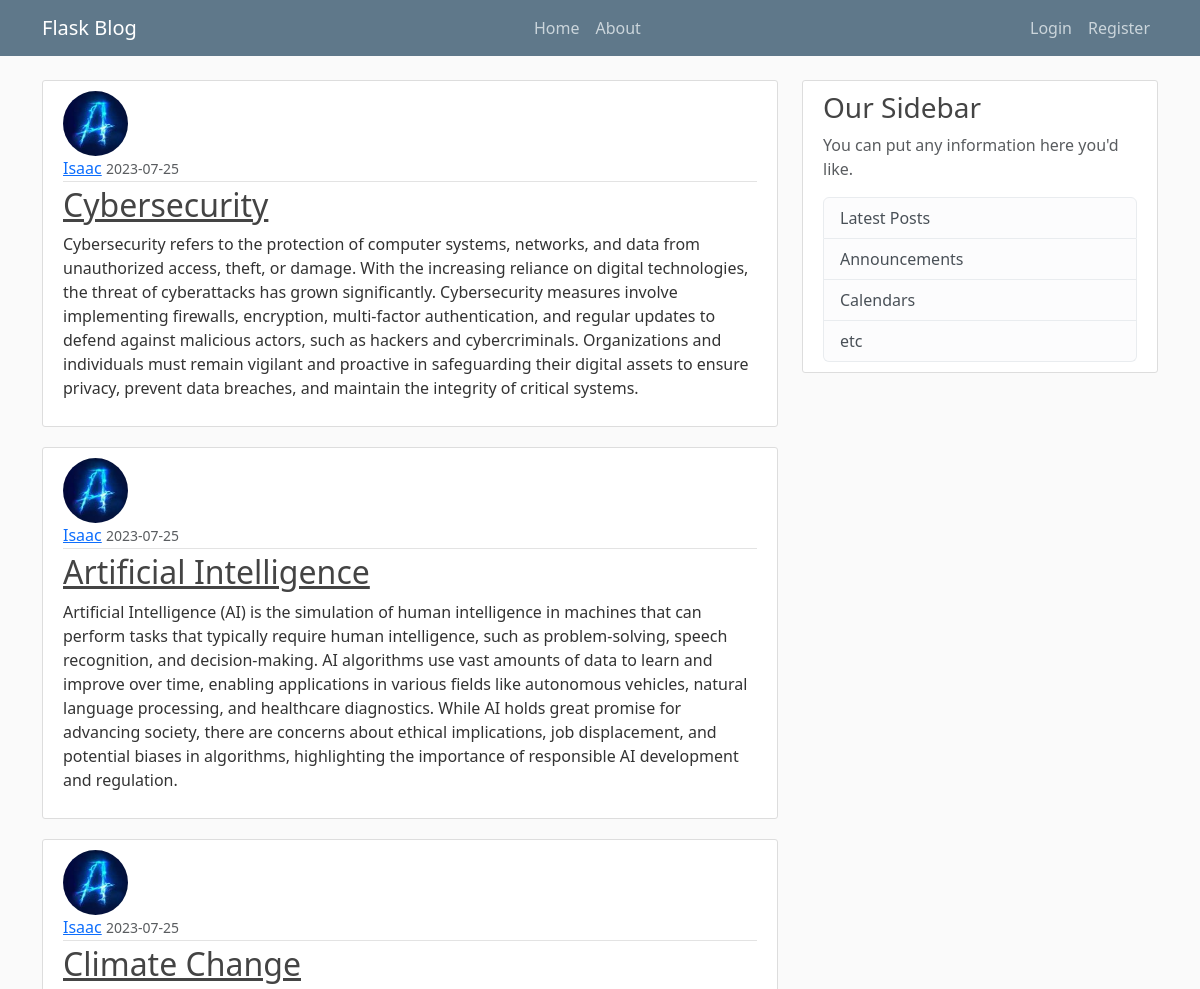
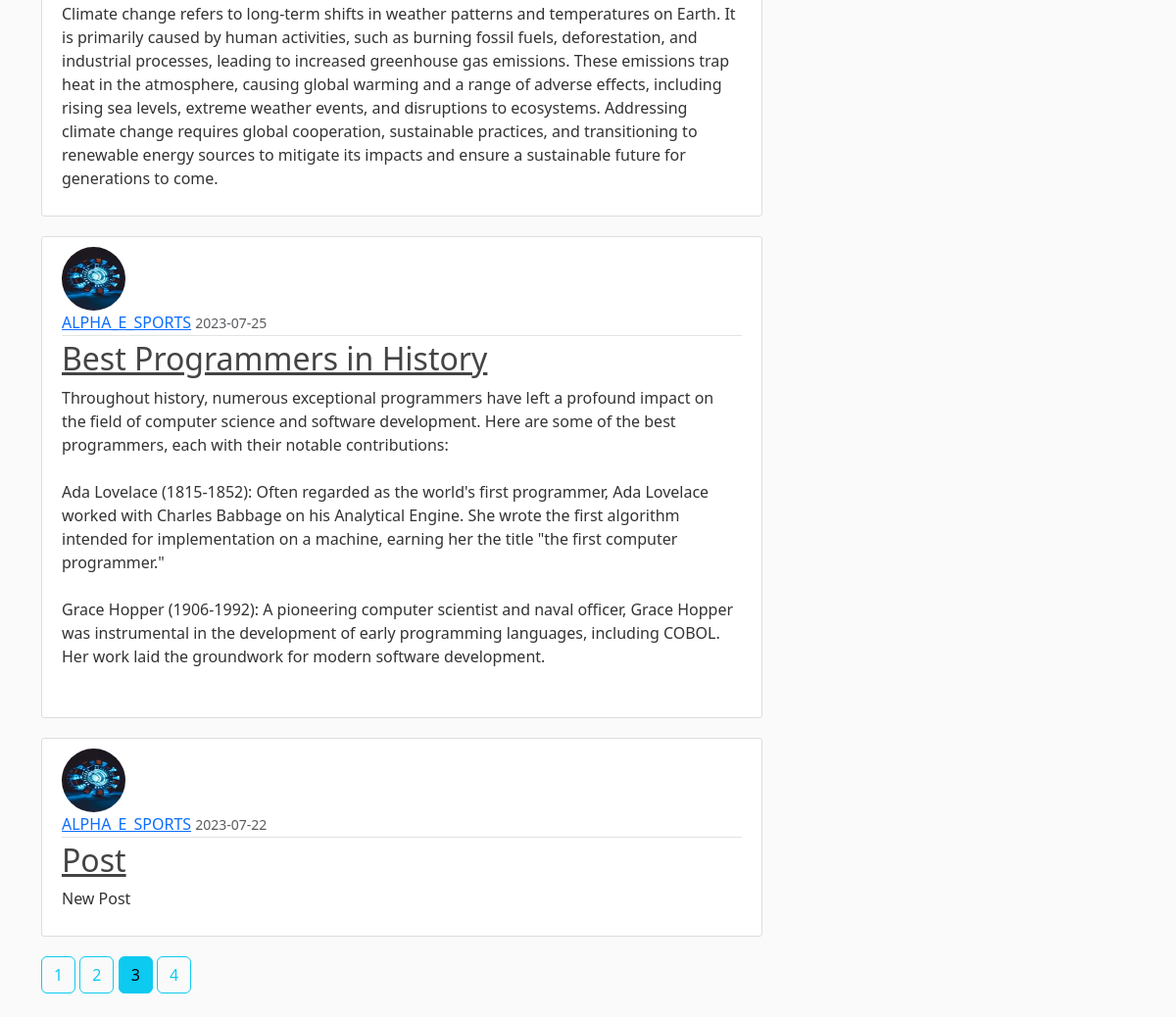
Screenshot of /home?page=3 with the database file from the repository (2 pictures, top to bottom).
### FlaskBlog/models.py (models this page shows, shortened)
class Post(db.Model):
    id = db.Column(db.Integer, primary_key=True)
    title = db.Column(db.String(100), nullable=False)
    date_posted = db.Column(db.DateTime, nullable=False, default=datetime.utcnow)
    content = db.Column(db.Text, nullable=False)
    user_id = db.Column(db.Integer, db.ForeignKey('user.id'), nullable=False)

class User(db.Model, UserMixin):
    id = db.Column(db.Integer, primary_key=True)
    username = db.Column(db.String(20), unique=True, nullable=False)
    email = db.Column(db.String(120), unique=True, nullable=False)
    image_file = db.Column(db.String(20), nullable=False, default='default.jpg')
    password = db.Column(db.String(60), nullable=False)
    posts = db.relationship('Post', backref='author', lazy=True)

### FlaskBlog/routes.py (the view)
@app.route("/")
@app.route("/home")
def home():
    page = request.args.get('page', 1, type=int)
    posts = Post.query.order_by(Post.date_posted.desc()).paginate(page=page, per_page=5)
    return render_template('home.html', posts=posts)

### FlaskBlog/templates/home.html
{% extends "layout.html" %}
{% block content %}
    {% for post in posts.items %}
        <article class="media content-section">
          <img class="rounded-circle article-img" src="{{ url_for('static', filename='profile_pic/' + post.author.image_file) }}">
          <div class="media-body">
            <div class="article-metadata">
              <a class="mr-2" href="{{ url_for('user_posts', username=post.author.username) }}">{{ post.author.username }}</a>
              <small class="text-muted">{{ post.date_posted.strftime('%Y-%m-%d') }}</small>
            </div>
            <h2><a class="article-title" href="{{ url_for('post', post_id=post.id) }}">{{ post.title }}</a></h2>
            <p class="article-content">{{ post.content }}</p>
          </div>
        </article>
    {% endfor %}
    {% for page_num in posts.iter_pages(left_edge=1, right_edge=1, left_current=1, right_current=2) %}
      {% if page_num %}
        {% if posts.page == page_num %}
          <a class="btn btn-info mb-4" href="{{ url_for('home', page=page_num) }}">{{ page_num }}</a>
        {% else %}
          <a class="btn btn-outline-info mb-4" href="{{ url_for('home', page=page_num) }}">{{ page_num }}</a>
        {% endif %}
      {% else %}
        ...
      {% endif %}
    {% endfor %}
{% endblock content %}

### FlaskBlog/static/main.css (style rules this page uses)
body { background: #fafafa; color: #333333; margin-top: 5rem; }
h1, h2, h3, h4, h5, h6 { color: #444444; }
.content-section { background: #ffffff; padding: 10px 20px; border: 1px solid #dddddd; border-radius: 3px; margin-bottom: 20px; }
.article-title { color: #444444; }
.article-content { white-space: pre-line; }
.article-img { height: 65px; width: 65px; margin-right: 16px; }
.article-metadata { padding-bottom: 1px; margin-bottom: 4px; border-bottom: 1px solid #e3e3e3 }

### rows the page displays
Post: image_file (picture), author.username "Isaac", date_posted "2023-07-25", title "Cybersecurity", content "Cybersecurity refers to the protection of computer systems, networks, and data from unauthorized access, theft, or damage. With the increasing reliance on digital technologies, the threat of cyberattacks has grown significantly. Cybersecurity measures involve implementing firewalls, encryption, multi-factor authentication, and regular updates to defend against malicious actors, such as hackers and cybercriminals. Organizations and individuals must remain vigilant and proactive in safeguarding their digital assets to ensure privacy, prevent data breaches, and maintain the integrity of critical systems."
Post: image_file (picture), author.username "Isaac", date_posted "2023-07-25", title "Artificial Intelligence", content "Artificial Intelligence (AI) is the simulation of human intelligence in machines that can perform tasks that typically require human intelligence, such as problem-solving, speech recognition, and decision-making. AI algorithms use vast amounts of data to learn and improve over time, enabling applications in various fields like autonomous vehicles, natural language processing, and healthcare diagnostics. While AI holds great promise for advancing society, there are concerns about ethical implications, job displacement, and potential biases in algorithms, highlighting the importance of responsible AI development and regulation."
Post: image_file (picture), author.username "Isaac", date_posted "2023-07-25", title "Climate Change", content "Climate change refers to long-term shifts in weather patterns and temperatures on Earth. It is primarily caused by human activities, such as burning fossil fuels, deforestation, and industrial processes, leading to increased greenhouse gas emissions. These emissions trap heat in the atmosphere, causing global warming and a range of adverse effects, including rising sea levels, extreme weather events, and disruptions to ecosystems. Addressing climate change requires global cooperation, sustainable practices, and transitioning to renewable energy sources to mitigate its impacts and ensure a sustainable future for generations to come."
Post: image_file (picture), author.username "ALPHA_E_SPORTS", date_posted "2023-07-25", title "Best Programmers in History", content "Throughout history, numerous exceptional programmers have left a profound impact on the field of computer science and software development. Here are some of the best programmers, each with their notable contributions: Ada Lovelace (1815-1852): Often regarded as the world's first programmer, Ada Lovelace worked with Charles Babbage on his Analytical Engine. She wrote the first algorithm intended for implementation on a machine, earning her the title \"the first computer programmer.\" Grace Hopper (1906-1992): A pioneering computer scientist and naval officer, Grace Hopper was instrumental in the development of early programming languages, including COBOL. Her work laid the groundwork for…"
Post: image_file (picture), author.username "ALPHA_E_SPORTS", date_posted "2023-07-22", title "Post", content "New Post"

### other values shown
{{ page_num }} "1" "2" "4"
{{ page_num }} "3"
